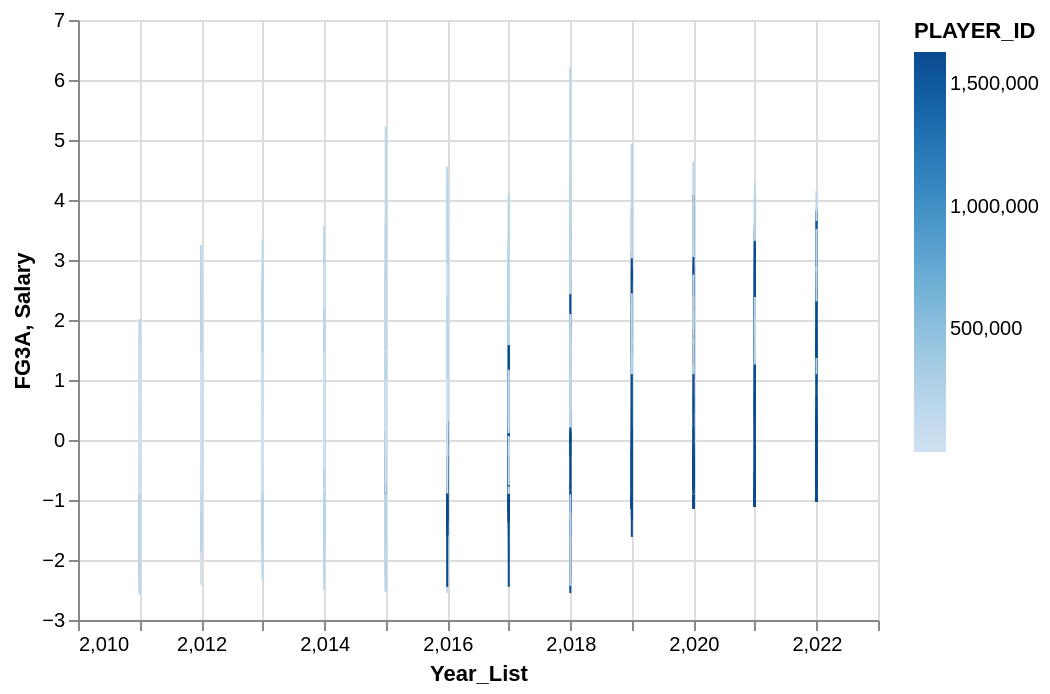

Notebook code cell kept with this figure:
### Code cell
alt.data_transformers.disable_max_rows()
model_standard = StandardScaler

df_s = model_standard().fit_transform(X = df[["Salary", "FG3A"]])

df_s = pd.DataFrame(df_s, columns = ["Salary", "FG3A"])
df_s.reset_index(inplace=True)

df_s = pd.concat([df_s, df["Year_List"].astype(int), df["Year_Future"], df['PLAYER_ID']], axis = 1)

print(df_s.head())
base = alt.Chart(df_s).mark_line().encode(x = alt.X("Year_List", scale = alt.Scale(domain = [2010, 2023])), y = "FG3A", color = "Salary")

base

### Figure 1 — Vega-Lite specification as saved in the notebook (floating-point values rounded to 4 significant figures; data arrays with more than 128 entries replaced by an {"elided": "..."} marker saying what was removed)
{"config": {"view": {"continuousWidth": 400, "continuousHeight": 300}}, "data": {"name": "data-62e640ae05d6174819b69400ac81ed60"}, "mark": "line", "encoding": {"color": {"field": "PLAYER_ID", "type": "quantitative"}, "x": {"field": "Year_List", "scale": {"domain": [2010, 2023]}, "type": "quantitative"}, "y": {"field": "FG3A", "type": "quantitative"}, "y2": {"field": "Salary"}}, "$schema": "https://vega.github.io/schema/vega-lite/v4.17.0.json", "datasets": {"data-62e640ae05d6174819b69400ac81ed60": {"elided": "6305 records"}}}
